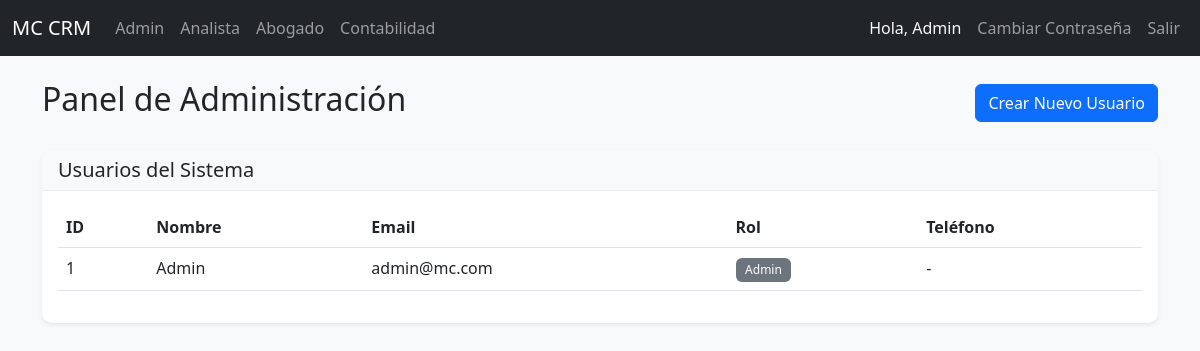
Page /admin (signed in) on the earlier database version.
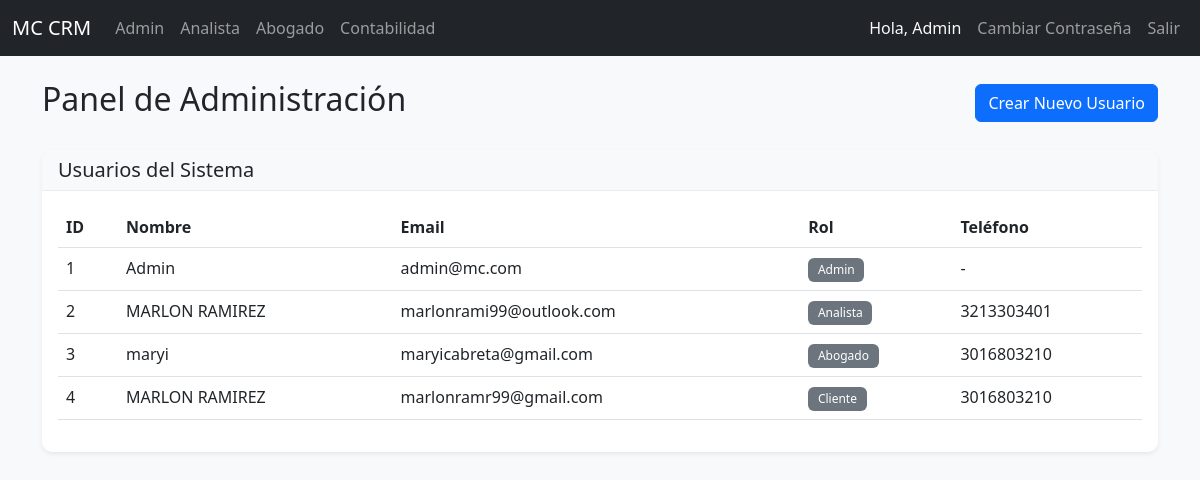
Same page on the later database version.
### models.py (models this page shows)
class User(UserMixin, db.Model):
    id = db.Column(db.Integer, primary_key=True)
    nombre_completo = db.Column(db.String(100), nullable=False)
    telefono = db.Column(db.String(20))
    email = db.Column(db.String(120), unique=True, nullable=False)
    rol = db.Column(db.String(20), nullable=False)  # 'Admin', 'Analista', 'Abogado'
    password = db.Column(db.String(200)) # Added password for auth

### routes.py (the view)
@main.route('/admin')
@login_required
def admin_dashboard():
    if current_user.rol != 'Admin':
        flash('Acceso no autorizado', 'danger')
        return redirect(url_for('main.index'))
    users = User.query.all()
    return render_template('admin/dashboard.html', users=users)

### app.py (called while the page is built)
@login_manager.user_loader
def load_user(user_id):
    return User.query.get(int(user_id))

### templates/admin/dashboard.html (shortened to what this page needs)
{% extends "base.html" %}
{% block content %}
<div class="d-flex justify-content-between align-items-center mb-4">
    <h2>Panel de Administración</h2>
    <button type="button" class="btn btn-primary" data-bs-toggle="modal" data-bs-target="#createUserModal">
        Crear Nuevo Usuario
    </button>
</div>
<div class="card shadow-sm">
    <div class="card-header bg-light">
        <h5 class="mb-0">Usuarios del Sistema</h5>
    </div>
    <div class="card-body">
        <div class="table-responsive">
            <table class="table table-hover">
                <thead>
                    <tr>
                        <th>ID</th>
                        <th>Nombre</th>
                        <th>Email</th>
                        <th>Rol</th>
                        <th>Teléfono</th>
                    </tr>
                </thead>
                <tbody>
                    {% for user in users %}
                    <tr>
                        <td>{{ user.id }}</td>
                        <td>{{ user.nombre_completo }}</td>
                        <td>{{ user.email }}</td>
                        <td><span class="badge bg-secondary">{{ user.rol }}</span></td>
                        <td>{{ user.telefono or '-' }}</td>
                    </tr>
                    {% endfor %}
                </tbody>
            </table>
        </div>
    </div>
</div>
{% endblock %}

### templates/base.html (shortened to what this page needs)
<!DOCTYPE html>
<html lang="es">
<head>
    <link href="https://cdn.jsdelivr.net/npm/bootstrap@5.3.0/dist/css/bootstrap.min.css" rel="stylesheet">
    <link href="https://cdn.jsdelivr.net/npm/bootstrap-icons@1.7.2/font/bootstrap-icons.css" rel="stylesheet">
    <link rel="stylesheet" href="{{ url_for('static', filename='css/style.css') }}">
</head>
<body>
    <nav class="navbar navbar-expand-lg navbar-dark bg-dark">
        <div class="container-fluid">
            <a class="navbar-brand" href="#">MC CRM</a>
            <div class="collapse navbar-collapse" id="navbarNav">
                <ul class="navbar-nav me-auto">
                    {% if current_user.is_authenticated %}
                    {% if current_user.rol == 'Admin' %}
                    <li class="nav-item"><a class="nav-link" href="{{ url_for('main.admin_dashboard') }}">Admin</a></li>
                    {% endif %}
                    {% if current_user.rol == 'Analista' or current_user.rol == 'Admin' %}
                    <li class="nav-item"><a class="nav-link" href="{{ url_for('main.analyst_dashboard') }}">Analista</a>
                    </li>
                    {% endif %}
                    {% if current_user.rol == 'Abogado' or current_user.rol == 'Admin' %}
                    <li class="nav-item"><a class="nav-link" href="{{ url_for('main.lawyer_dashboard') }}">Abogado</a>
                    </li>
                    <li class="nav-item"><a class="nav-link"
                            href="{{ url_for('main.accounting_dashboard') }}">Contabilidad</a>
                    </li>
                    {% endif %}
                    {% endif %}
                </ul>
                <ul class="navbar-nav">
                    {% if current_user.is_authenticated %}
                    <li class="nav-item"><span class="nav-link text-light">Hola, {{ current_user.nombre_completo
                            }}</span></li>
                    <li class="nav-item">
                        <button type="button" class="btn btn-link nav-link" data-bs-toggle="modal"
                            data-bs-target="#changePasswordModal">
                            Cambiar Contraseña
                        </button>
                    </li>
                    <li class="nav-item"><a class="nav-link" href="{{ url_for('main.logout') }}">Salir</a></li>
                    {% else %}
                    <li class="nav-item"><a class="nav-link" href="{{ url_for('main.login') }}">Ingresar</a></li>
                    {% endif %}
                </ul>
            </div>
        </div>
    </nav>
    <div class="container mt-4">
        {% block content %}{% endblock %}
    </div>
</body>
</html>

Differences in the rows shown:
added User: id "2", nombre_completo "MARLON RAMIREZ", email "marlonrami99@outlook.com", rol "Analista", telefono "3213303401"
added User: id "3", nombre_completo "maryi", email "maryicabreta@gmail.com", rol "Abogado", telefono "3016803210"
added User: id "4", nombre_completo "MARLON RAMIREZ", email "marlonramr99@gmail.com", rol "Cliente", telefono "3016803210"
